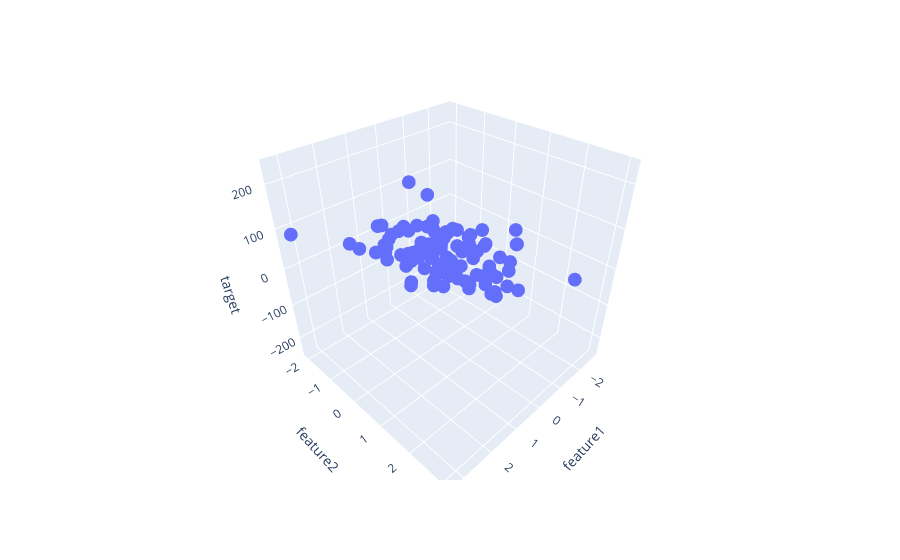

Notebook code cell kept with this figure:
### Code cell
fig = px.scatter_3d(df, x='feature1', y='feature2', z='target')

fig.show()
     

from sklearn.model_selection import train_test_split
X_train,X_test,y_train,y_test = train_test_split(X,y,test_size=0.2,random_state=3)
     

from sklearn.linear_model import LinearRegression
     

lr = LinearRegression()
     

lr.fit(X_train,y_train)
     
LinearRegression(copy_X=True, fit_intercept=True, n_jobs=None, normalize=False)

y_pred = lr.predict(X_test)
     

print("MAE",mean_absolute_error(y_test,y_pred))
print("MSE",mean_squared_error(y_test,y_pred))
print("R2 score",r2_score(y_test,y_pred))
